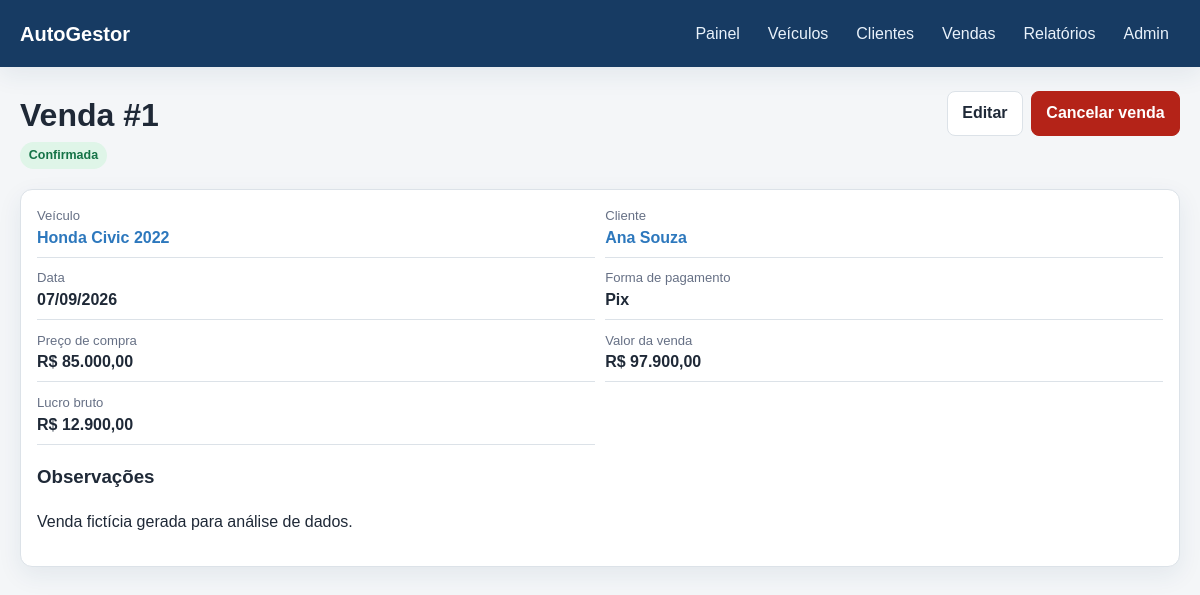
Screenshot of /vendas/1/ with the database file from the repository.
### cars/models.py (models this page shows, shortened)
class Sale(models.Model):
    class Status(models.TextChoices):
        CONFIRMED = "confirmed", "Confirmada"
        CANCELED = "canceled", "Cancelada"
    class PaymentMethod(models.TextChoices):
        CASH = "cash", "Dinheiro"
        PIX = "pix", "Pix"
        FINANCING = "financing", "Financiamento"
        CARD = "card", "Cartão"
        OTHER = "other", "Outro"
    vehicle = models.ForeignKey(
        Vehicle,
        on_delete=models.PROTECT,
        related_name="sales",
        verbose_name="veículo",
    )
    customer = models.ForeignKey(
        Customer,
        on_delete=models.PROTECT,
        related_name="sales",
        verbose_name="cliente",
    )
    sale_date = models.DateField("data da venda", default=timezone.localdate)
    final_price = models.DecimalField(
        "valor final",
        max_digits=12,
        decimal_places=2,
        validators=[MinValueValidator(Decimal("0.01"))],
    )
    payment_method = models.CharField(
        "forma de pagamento",
        max_length=20,
        choices=PaymentMethod.choices,
        default=PaymentMethod.PIX,
    )
    status = models.CharField(
        "status",
        max_length=12,
        choices=Status.choices,
        default=Status.CONFIRMED,
        db_index=True,
    )
    notes = models.TextField("observações", blank=True)
    created_at = models.DateTimeField("registrada em", auto_now_add=True)
    updated_at = models.DateTimeField("atualizada em", auto_now=True)
    class Meta:
        ordering = ("-sale_date", "-created_at")
        verbose_name = "venda"
        verbose_name_plural = "vendas"
        constraints = [
            models.UniqueConstraint(
                fields=("vehicle",),
                condition=Q(status="confirmed"),
                name="unique_confirmed_sale_per_vehicle",
            )
        ]
    @property
    def gross_profit(self):
        return self.final_price - self.vehicle.purchase_price

class Vehicle(models.Model):
    class Status(models.TextChoices):
        AVAILABLE = "available", "Disponível"
        RESERVED = "reserved", "Reservado"
        SOLD = "sold", "Vendido"
    vehicle_type = models.ForeignKey(
        VehicleType,
        on_delete=models.PROTECT,
        related_name="vehicles",
        verbose_name="tipo",
    )
    brand = models.ForeignKey(
        Brands,
        on_delete=models.PROTECT,
        related_name="vehicles",
        verbose_name="marca",
    )
    model = models.CharField("modelo", max_length=200)
    model_year = models.PositiveIntegerField("ano do modelo", blank=True, null=True)
    factory_year = models.PositiveIntegerField("ano de fabricação", blank=True, null=True)
    color = models.CharField("cor", max_length=60, blank=True)
    license_plate = models.CharField(
        "placa",
        max_length=10,
        blank=True,
        null=True,
        unique=True,
        help_text="Opcional. Use somente dados fictícios no projeto.",
    )
    purchase_price = models.DecimalField(
        "preço de compra",
        max_digits=12,
        decimal_places=2,
        default=Decimal("0.00"),
        validators=[MinValueValidator(Decimal("0.00"))],
    )
    asking_price = models.DecimalField(
        "preço anunciado",
        max_digits=12,
        decimal_places=2,
        validators=[MinValueValidator(Decimal("0.01"))],
    )
    mileage = models.PositiveIntegerField("quilometragem", default=0)
    status = models.CharField(
        "status",
        max_length=12,
        choices=Status.choices,
        default=Status.AVAILABLE,
        db_index=True,
    )
    entry_date = models.DateField("entrada no estoque", default=timezone.localdate)
    description = models.TextField("descrição", blank=True)
    created_at = models.DateTimeField("criado em", auto_now_add=True)
    updated_at = models.DateTimeField("atualizado em", auto_now=True)
    class Meta:
        ordering = ("-created_at",)
        verbose_name = "veículo"
        verbose_name_plural = "veículos"
        indexes = [
            models.Index(fields=("status", "entry_date"), name="vehicle_stock_idx"),
            models.Index(fields=("brand", "model"), name="vehicle_search_idx"),
        ]
    def __str__(self):
        year = f" {self.model_year}" if self.model_year else ""
        return f"{self.brand} {self.model}{year}"

class Brands(models.Model):
    name = models.CharField("nome", max_length=200, unique=True)
    vehicle_types = models.ManyToManyField(
        VehicleType,
        related_name="brands",
        verbose_name="tipos de veículo",
        blank=True,
    )
    class Meta:
        ordering = ("name",)
        verbose_name = "marca"
        verbose_name_plural = "marcas"
    def __str__(self):
        return self.name

class Customer(models.Model):
    name = models.CharField("nome", max_length=200)
    phone = models.CharField("telefone", max_length=30)
    email = models.EmailField("e-mail", blank=True)
    document = models.CharField(
        "documento",
        max_length=30,
        blank=True,
        help_text="Opcional. Use somente documentos fictícios.",
    )
    notes = models.TextField("observações", blank=True)
    created_at = models.DateTimeField("cadastrado em", auto_now_add=True)
    updated_at = models.DateTimeField("atualizado em", auto_now=True)
    class Meta:
        ordering = ("name",)
        verbose_name = "cliente"
        verbose_name_plural = "clientes"
        constraints = [
            models.UniqueConstraint(
                fields=("document",),
                condition=~Q(document=""),
                name="unique_non_empty_customer_document",
            )
        ]
    def __str__(self):
        return self.name

### cars/views.py (the view)
# urls.py: path("vendas/<int:pk>/", views.sale_detail_view, name="sale_detail"),
def sale_detail_view(request, pk):
    sale = get_object_or_404(
        Sale.objects.select_related("vehicle", "vehicle__brand", "customer"), pk=pk
    )
    return render(request, "cars/sale_detail.html", {"sale": sale})

### cars/templatetags/cars_extras.py (called while the page is built)
@register.filter
def brl(value):
    try:
        number = Decimal(value or 0)
    except (InvalidOperation, TypeError, ValueError):
        return "R$ 0,00"
    formatted = f"{number:,.2f}".replace(",", "_").replace(".", ",").replace("_", ".")
    return f"R$ {formatted}"

@register.filter
def status_class(status):
    return {
        "available": "success",
        "reserved": "warning",
        "sold": "neutral",
        "confirmed": "success",
        "canceled": "danger",
    }.get(status, "neutral")

### cars/templates/cars/sale_detail.html (shortened to what this page needs)
{% extends 'cars/base.html' %}
{% load cars_extras %}
{% block content %}
<header class="page-header">
    <div><h1>Venda #{{ sale.pk }}</h1><p class="subtitle"><span class="badge {{ sale.status|status_class }}">{{ sale.get_status_display }}</span></p></div>
    <div class="actions">
        {% if sale.status == 'confirmed' %}<a class="button secondary" href="{% url 'sale_update' sale.pk %}">Editar</a><form method="post" action="{% url 'sale_cancel' sale.pk %}">{% csrf_token %}<button class="button danger" type="submit">Cancelar venda</button></form>{% endif %}
    </div>
</header>
<section class="panel">
    <div class="data-list">
        <div class="data-item"><span class="data-label">Veículo</span><span class="data-value"><a href="{% url 'vehicle_detail' sale.vehicle.pk %}">{{ sale.vehicle }}</a></span></div>
        <div class="data-item"><span class="data-label">Cliente</span><span class="data-value"><a href="{% url 'customer_detail' sale.customer.pk %}">{{ sale.customer }}</a></span></div>
        <div class="data-item"><span class="data-label">Data</span><span class="data-value">{{ sale.sale_date|date:'d/m/Y' }}</span></div>
        <div class="data-item"><span class="data-label">Forma de pagamento</span><span class="data-value">{{ sale.get_payment_method_display }}</span></div>
        <div class="data-item"><span class="data-label">Preço de compra</span><span class="data-value">{{ sale.vehicle.purchase_price|brl }}</span></div>
        <div class="data-item"><span class="data-label">Valor da venda</span><span class="data-value">{{ sale.final_price|brl }}</span></div>
        <div class="data-item"><span class="data-label">Lucro bruto</span><span class="data-value">{{ sale.gross_profit|brl }}</span></div>
    </div>
    {% if sale.notes %}<h3>Observações</h3><p>{{ sale.notes|linebreaksbr }}</p>{% endif %}
</section>
{% endblock %}

### cars/static/cars/styles.css (style rules this page uses)
:root { --bg: #f4f6f8; --surface: #ffffff; --text: #1f2937; --muted: #667085; --primary: #173b63; --primary-hover: #0f2c4b; --accent: #2d78bd; --success: #157347; --warning: #a15c00; --danger: #b42318; --border: #dce2e8; --shadow: 0 8px 24px rgba(23, 59, 99, 0.08); }
* { box-sizing: border-box; }
body { margin: 0; background: var(--bg); color: var(--text); font-family: Arial, Helvetica, sans-serif; line-height: 1.5; }
a { color: var(--accent); text-decoration: none; }
.page-header { align-items: flex-start; display: flex; gap: 1rem; justify-content: space-between; margin-bottom: 1.25rem; }
.page-header h1 { margin: 0; }
.subtitle { color: var(--muted); margin: 0.2rem 0 0; }
.actions { display: flex; flex-wrap: wrap; gap: 0.5rem; }
.button, button { background: var(--primary); border: 1px solid var(--primary); border-radius: 8px; color: #fff; cursor: pointer; display: inline-block; font: inherit; font-weight: 700; padding: 0.58rem 0.9rem; }
.button.secondary { background: #fff; border-color: var(--border); color: var(--text); }
.button.danger { background: var(--danger); border-color: var(--danger); }
.stat-card, .panel, .card { background: var(--surface); border: 1px solid var(--border); border-radius: 12px; box-shadow: var(--shadow); }
.panel { padding: 1rem; }
.badge { border-radius: 999px; display: inline-block; font-size: 0.78rem; font-weight: 800; padding: 0.25rem 0.55rem; }
.badge.success { background: #dff5e8; color: var(--success); }
.data-list { display: grid; gap: 0.65rem; grid-template-columns: repeat(2, minmax(0, 1fr)); }
.data-item { border-bottom: 1px solid var(--border); padding-bottom: 0.45rem; }
.data-label { color: var(--muted); display: block; font-size: 0.82rem; }
.data-value { font-weight: 700; }

### rows the page displays
Sale: pk "1", status "Confirmada", vehicle "Honda Civic 2022", customer "Ana Souza", sale_date "07/09/2026", payment_method "Pix", vehicle.purchase_price|brl "R$ 85.000,00", final_price|brl "R$ 97.900,00", gross_profit|brl "R$ 12.900,00", notes "Venda fictícia gerada para análise de dados."
